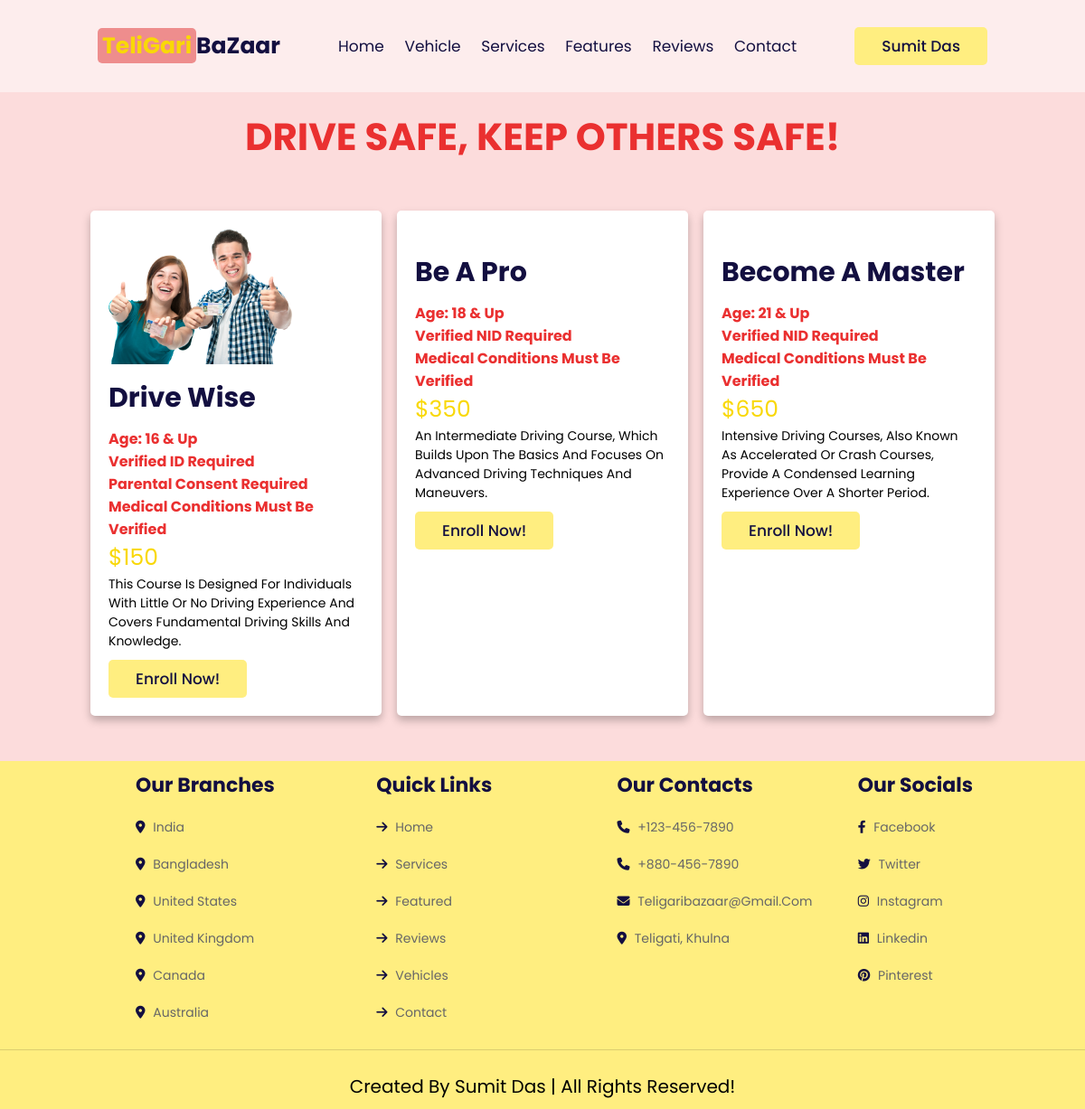
The app's page /courses_admin.php (signed in) with its own data.
### tables this page shows
CREATE TABLE `courses` (
  `course` varchar(32) NOT NULL,
  `requirement1` varchar(255) NOT NULL,
  `requirement2` varchar(255) NOT NULL,
  `requirement3` varchar(255) NOT NULL,
  `requirement4` varchar(255) NOT NULL,
  `fee` varchar(32) NOT NULL,
  `details` varchar(255) NOT NULL,
  `image` varchar(32) NOT NULL
);

### courses_admin.php (the view, shortened to what this page needs)
<?php
@include 'config.php';
$sql = "SELECT * FROM courses";
$result = $conn->query($sql);
$courses = array();
if ($result->num_rows > 0) {
    while ($row = $result->fetch_assoc()) {
        $courses[] = $row;
    }
}
?>
<!DOCTYPE html>
<html>
<head>
    <link rel="stylesheet" href="https://cdn.jsdelivr.net/npm/swiper@9/swiper-bundle.min.css" />
    <link rel="stylesheet" href="https://cdnjs.cloudflare.com/ajax/libs/font-awesome/6.4.0/css/all.min.css">
    <link rel="stylesheet" href="teligari_controller.css">
</head>
<body>
<header class="header">
    <a href="admin_page.php" class="logo"><span>TeliGari</span>BaZaar</a>
    <nav class="navbar">
        <a href="admin_page.php#home">home</a>
        <a href="admin_page.php#vehicles">vehicle</a>
        <a href="admin_page.php#services">services</a>
        <a href="admin_page.php#features">features</a>
        <a href="admin_page.php#reviews">reviews</a>
        <a href="admin_page.php#contact">contact</a>
    </nav>
    <div id="profile-btn" class="profile-btn-container">
        <div class="btn-wrapper">
        <button class="btn">
            <span>
                <?php
                    echo $_SESSION['admin_name'];
                ?>
            </span>
        </button>
        </div>
    </div>
</header>
    <h1>Drive Safe, Keep others safe!</h1>
    <div class="fuel-container">
    <?php foreach ($courses as $course): ?>
        <div class="fuels">
            <div class="content">
                <img src="images/<?php echo $course['image']; ?>" alt="">
                <h3><?php echo $course['course']; ?></h3>
                <h4><?php echo $course['requirement1']; ?></h4>
                <h4><?php echo $course['requirement2']; ?></h4>
                <h4><?php echo $course['requirement3']; ?></h4>
                <h4><?php echo $course['requirement4']; ?></h4>
                <div class="price"><?php echo $course['fee']; ?></div>
                <p>
                    <?php echo $course['details']; ?>
               </p>
                <a href="#" class="btn">Enroll now!</a>
            </div>
        </div>
            <?php endforeach; ?>
    </div>
    <section class="footer">
        <div class="box-container">
            <div class="box">
                <h3>Our branches</h3>
                <a href="#"><i class="fas fa-map-marker-alt"></i> India  </a>
                <a href="#"><i class="fas fa-map-marker-alt"></i> Bangladesh </a>
                <a href="#"><i class="fas fa-map-marker-alt"></i> United States </a>
                <a href="#"><i class="fas fa-map-marker-alt"></i> United Kingdom </a>
                <a href="#"><i class="fas fa-map-marker-alt"></i> Canada </a>
                <a href="#"><i class="fas fa-map-marker-alt"></i> Australia </a>
            </div>
            <div class="box">
                <h3>Quick links</h3>
                <a href="#home"><i class="fas fa-arrow-right"></i> home </a>
                <a href="#services"><i class="fas fa-arrow-right"></i> services </a>
                <a href="#features"><i class="fas fa-arrow-right"></i> featured </a>
                <a href="#reviews"><i class="fas fa-arrow-right"></i> reviews </a>
                <a href="#vehicles"><i class="fas fa-arrow-right"></i> vehicles </a>
                <a href="#contact"><i class="fas fa-arrow-right"></i> contact </a>
            </div>
            <div class="box">
                <h3>Our Contacts</h3>
                <a href="#"><i class="fas fa-phone"></i> +123-456-7890 </a>
                <a href="#"><i class="fas fa-phone"></i> +880-456-7890 </a>
                <a href="#"><i class="fas fa-envelope"></i> teligaribazaar@gmail.com </a>
                <a href="https://goo.gl/maps/TYBkx1Zyn6mCJZJL7"><i class="fas fa-map-marker-alt"></i> Teligati, Khulna</a>
            </div>
            <div class="box">
                <h3>Our Socials</h3>
                <a href="https://www.facebook.com/Mar4KoV"><i class="fab fa-facebook-f"></i> facebook </a>
                <a href="https://twitter.com/_su_mit_77"><i class="fab fa-twitter"></i> twitter </a>
                <a href="https://www.instagram.com/su._.mit_____/"><i class="fab fa-instagram"></i> instagram </a>
                <a href="https://www.linkedin.com/in/sumitdas77/"><i class="fab fa-linkedin"></i> linkedin </a>
                <a href="https://www.pinterest.com/sumitsd123471/"><i class="fab fa-pinterest"></i> pinterest </a>
            </div>
        </div>
        <div class="credit">Created by Sumit Das | all rights reserved!</div>
    </section>
</body>
</html>

### teligari_controller.css (style rules this page uses)
:root { --yellow: #f9d806; --light-yellow: #ffee80; --black: #130f40; --light-color: #666; --cream: #ee8d8d; --red: #ea3030; --change: rgb(187, 254, 254); --border: .1rem solid rgba(0, 0, 0, 0.139); --box-shadow: 0 .5rem 1rem rgba(0, 0, 0, 0.251); }
* { font-family: 'Poppins', sans-serif; margin: 0; padding: 0; box-sizing: border-box; outline: none; border: none; text-decoration: none; text-transform: capitalize; transition: all 0.2s linear; }
html { font-size: 62.5%; overflow-x: hidden; scroll-padding-top: 7rem; scroll-behavior: smooth; }
body { background: #fcdcdc; }
.header { position: fixed; top: 0; left: 0; right: 0; z-index: 999; background: #fdeded; display: flex; align-items: center; justify-content: space-between; padding: 3rem 9%; }
.header .logo { font-size: 2.5rem; color: var(--black); font-weight: bolder; }
.header .logo span { color: var(--yellow); background-color: var(--cream); border-radius: 5px; padding: 2px 5px; }
.header .navbar a { font-size: 1.7rem; margin: 0 1rem; color: var(--black); }
.header .btn { margin-top: 0; }
.btn-wrapper { display: grid; place-content: center; }
.btn-wrapper button { display: flex; }
.profile-btn-container { position: relative; }
h1 { margin-top: 12rem; text-align: center; font-size: 3.5vw; text-transform: uppercase; color: var(--red); }
.btn { display: inline-block; margin-top: 1rem; border-radius: 0.5rem; background: var(--light-yellow); color: var(--black); font-weight: 500; font-size: 1.7rem; cursor: pointer; padding: 0.8rem 3rem; }
.price { font-size: 2.5rem; color: var(--yellow); }
.fuel-container { padding-top: 5rem; padding-bottom: 5rem; display: grid; grid-template-columns: repeat(auto-fit, minmax(25rem, 1fr)); gap: 1.7rem; background: #fcdcdc; margin-left: 10rem; margin-right: 10rem; }
.fuel-container .fuels { gap: 1.5rem; padding: 2rem; background: #fff; box-shadow: var(--box-shadow); border-radius: 0.5rem; transform: scale(1); }
.fuel-container .fuels img { height: 150px; width: auto; }
.fuel-container .fuels .content h3 { font-size: 3rem; padding-top: 1rem; padding-bottom: 1rem; color: var(--black); }
.fuel-container .fuels .content h4 { font-size: 1.6rem; color: var(--red); }
.fuel-container .fuels .content .price { font-size: 2.5rem; color: var(--yellow); }
.fuel-container .fuels .content p { font-size: 1.4rem; }
.footer { background: var(--light-yellow); }
.footer .box-container { padding-left: 15rem; display: grid; grid-template-columns: repeat(auto-fit, minmax(25rem, 1fr)); gap: 1.5rem; }
.footer .box-container .box h3 { color: var(--black); font-size: 2.2rem; padding: 1rem 0; }
.footer .box-container .box a { color: var(--light-color); font-size: 1.4rem; display: block; padding: 1rem 0; }
.footer .box-container .box a i { padding-right: .5rem; color: var(--black); }
.footer .credit { text-align: center; border-top: var(--border); padding: 1rem; padding-top: 2.5rem; margin-top: 2rem; font-size: 2rem; }

### records on screen
courses: image (picture), course "Drive Wise", requirement1 "Age: 16 & Up", requirement2 "Verified ID Required", requirement3 "Parental Consent Required", requirement4 "Medical Conditions Must Be Verified", fee "$150", details "This Course Is Designed For Individuals With Little Or No Driving Experience And Covers Fundamental Driving Skills And Knowledge."
courses: course "Be A Pro", requirement1 "Age: 18 & Up", requirement2 "Verified NID Required", requirement4 "Medical Conditions Must Be Verified", fee "$350", details "An Intermediate Driving Course, Which Builds Upon The Basics And Focuses On Advanced Driving Techniques And Maneuvers."
courses: course "Become A Master", requirement1 "Age: 21 & Up", requirement2 "Verified NID Required", requirement4 "Medical Conditions Must Be Verified", fee "$650", details "Intensive Driving Courses, Also Known As Accelerated Or Crash Courses, Provide A Condensed Learning Experience Over A Shorter Period."

### other values on screen
$_SESSION['admin_name'] "Sumit Das"
